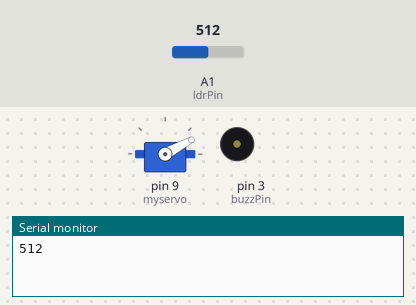
Simulated run of this sketch. Board: Arduino Uno, built with avr-gcc and run on an emulated ATmega328P. Shown: servo, buzzer (waves = sounding, pin HIGH), the last lines printed to the serial monitor. The test bench sets the inputs (shaded band); at power-on: A1 (ldrPin) = 512.

Above: at 0.95 s.
6.9 s: A1 (ldrPin) set to 157
At 7.26 s:
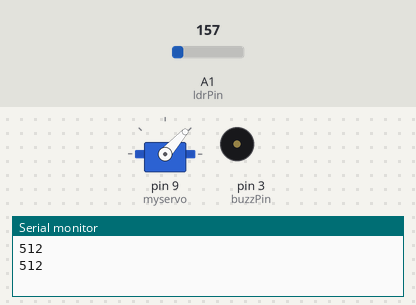
13.6 s: A1 (ldrPin) set to 142
At 13.87 s:
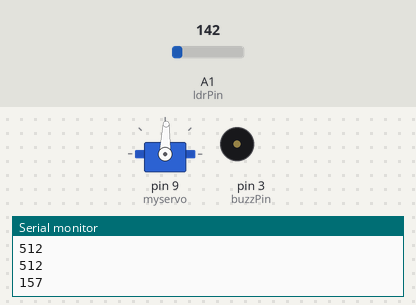
At 18.3 s:
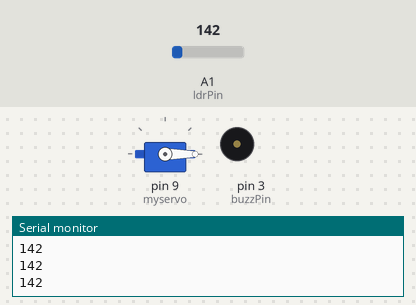
Timing chart, 0 to 19.8 s (numbered marks = the images above; inputs shaded):
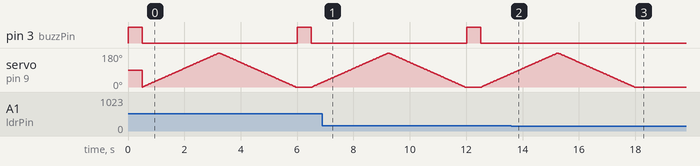

The sketch:

Code.ino
```cpp
#include <Servo.h>

Servo myservo;  // create servo object to control a servo
// twelve servo objects can be created on most boards

int pos = 0;    // variable to store the servo position

const int ldrPin = A1;
const int buzzPin = 3;


void setup() {

Serial.begin(9600);
myservo.attach(9);  // attaches the servo on pin 9 to the servo object
pinMode(buzzPin, OUTPUT);


pinMode(ldrPin, INPUT);

}

void loop() {

int ldrStatus = analogRead(ldrPin);

if (ldrStatus >= 150 ) {

Serial.println(ldrStatus);

digitalWrite(buzzPin,HIGH);
delay(500);
digitalWrite(buzzPin,LOW);
 for (pos = 0; pos <= 180; pos += 1) { // goes from 0 degrees to 180 degrees
    // in steps of 1 degree
    myservo.write(pos);              // tell servo to go to position in variable 'pos'
    delay(15);                       // waits 15ms for the servo to reach the position
  }
  for (pos = 180; pos >= 0; pos -= 1) { // goes from 180 degrees to 0 degrees
    myservo.write(pos);              // tell servo to go to position in variable 'pos'
    delay(15);                       // waits 15ms for the servo to reach the position
  }

  delay(50);


} else {
Serial.println(ldrStatus);
delay(50);
}

}
```

Measured:
- the behaviour switches between 150 and 149 on A1 (ldrPin) (found by bisection; images 1 and 2)
- after the input at 13.6 s, pin 3 (buzzPin): stops changing and stays LOW; servo on pin 9 (myservo): goes on until 18.0 s, then stays 0°
- by itself, pin 3 (buzzPin): alternates HIGH for 0.50 s and LOW for 5.5 s
